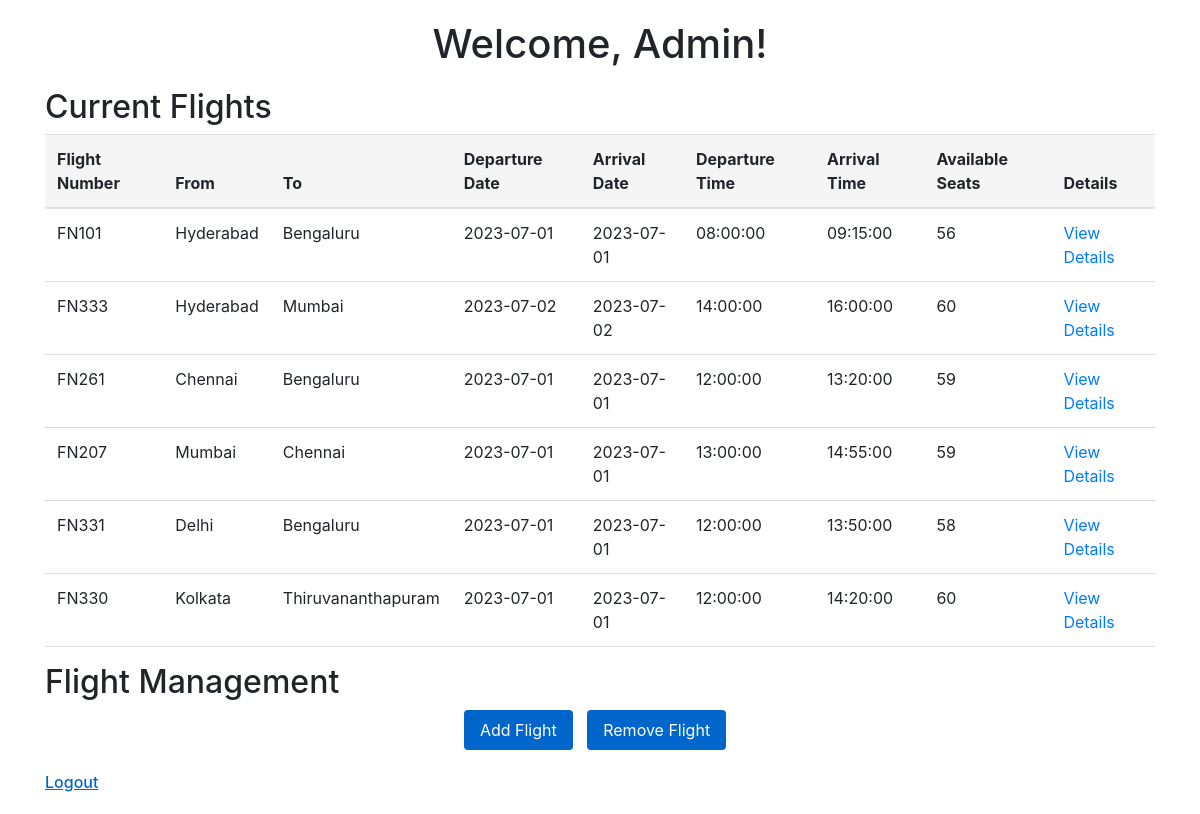
The page /admin/home on the database as committed earlier.
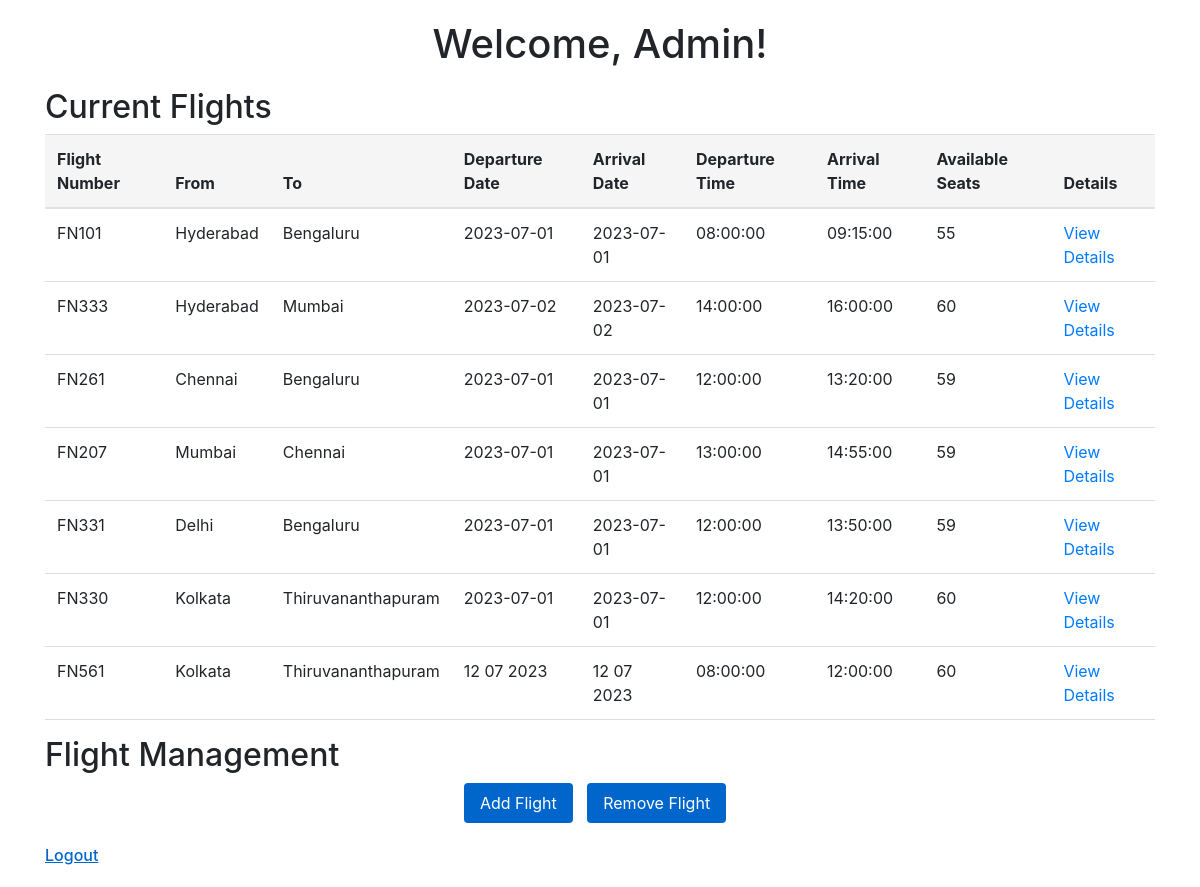
The same page on the database as committed later.
### tables this page shows
CREATE TABLE flights (
  flight_id INTEGER PRIMARY KEY AUTOINCREMENT,
  flight_number VARCHAR(10) NOT NULL,
  departure_city VARCHAR(50) NOT NULL,
  departure_date DATE NOT NULL,
  departure_time TIME NOT NULL,
  arrival_city VARCHAR(50) NOT NULL,
  arrival_date DATE NOT NULL,
  arrival_time TIME NOT NULL,
  available_seats INTEGER NOT NULL
);

### admin.py (the view)
@admin_routes.route('/admin/home')
def admin_home():
    conn = sqlite3.connect('flightreservationdb.db')
    cursor = conn.cursor()
    cursor.execute("SELECT * FROM flights")
    flights = cursor.fetchall()
    conn.close()
    return render_template('/admin/home.html', flights=flights)

### templates/admin/home.html (shortened to what this page needs)
<!DOCTYPE html>
<html lang="en">
<head>
    <link rel="stylesheet" href="https://stackpath.bootstrapcdn.com/bootstrap/4.5.0/css/bootstrap.min.css">
</head>
<body>
    <div class="container">
        <h1>Welcome, Admin!</h1>
        <h2>Current Flights</h2>
        <table class="table">
            <thead>
                <tr>
                    <th>Flight Number</th>
                    <th>From</th>
                    <th>To</th>
                    <th>Departure Date</th>
                    <th>Arrival Date</th>
                    <th>Departure Time</th>
                    <th>Arrival Time</th>
                    <th>Available Seats</th>
                    <th>Details</th>
                </tr>
            </thead>
            <tbody>
                {% for flight in flights %}
                <tr>
                    <td>{{ flight[1] }}</td>
                    <td>{{ flight[2] }}</td>
                    <td>{{ flight[5] }}</td>
                    <td>{{ flight[3] }}</td>
                    <td>{{ flight[6] }}</td>
                    <td>{{ flight[4] }}</td>
                    <td>{{ flight[7] }}</td>
                    <td>{{ flight[8] }}</td>
                    <td><a href="/admin/passengerdetails/{{ flight[1] }}">View Details</a></td>
                </tr>
                {% endfor %}
            </tbody>
        </table>
        <h2>Flight Management</h2>
        <div class="text-center">
            <a href="/admin/addflight" class="btn">Add Flight</a>
            <a href="/admin/removeflight" class="btn">Remove Flight</a>
        </div>
        <form action="/logout" method="GET">
            <button type="submit">Logout</button>
        </form>
    </div>
</body>
</html>

### templates/admin/home.html (style rules this page uses)
body { padding: 20px; }
h1 { text-align: center; margin-bottom: 20px; }
table { width: 100%; border-collapse: collapse; margin-bottom: 20px; }
th, td { padding: 10px; border-bottom: 1px solid #ddd; }
th { background-color: #f5f5f5; }
.btn { color: #fff; background-color: #0066cc; border: none; border-radius: 4px; padding: 8px 16px; margin-right: 10px; }
form { display: inline-block; margin-top: 20px; }
form button { background-color: transparent; border: none; cursor: pointer; padding: 0; font-weight: 500; color: #0066cc; text-decoration: underline; }

Rows that differ between the two databases and show on the page:
changed flights "FN101": available_seats "56" → "55"
changed flights "FN331": available_seats "58" → "59"
added flights: flight_number "FN561", departure_city "Kolkata", arrival_city "Thiruvananthapuram", departure_date "12 07 2023", arrival_date "12 07 2023", departure_time "08:00:00", arrival_time "12:00:00", available_seats "60"
